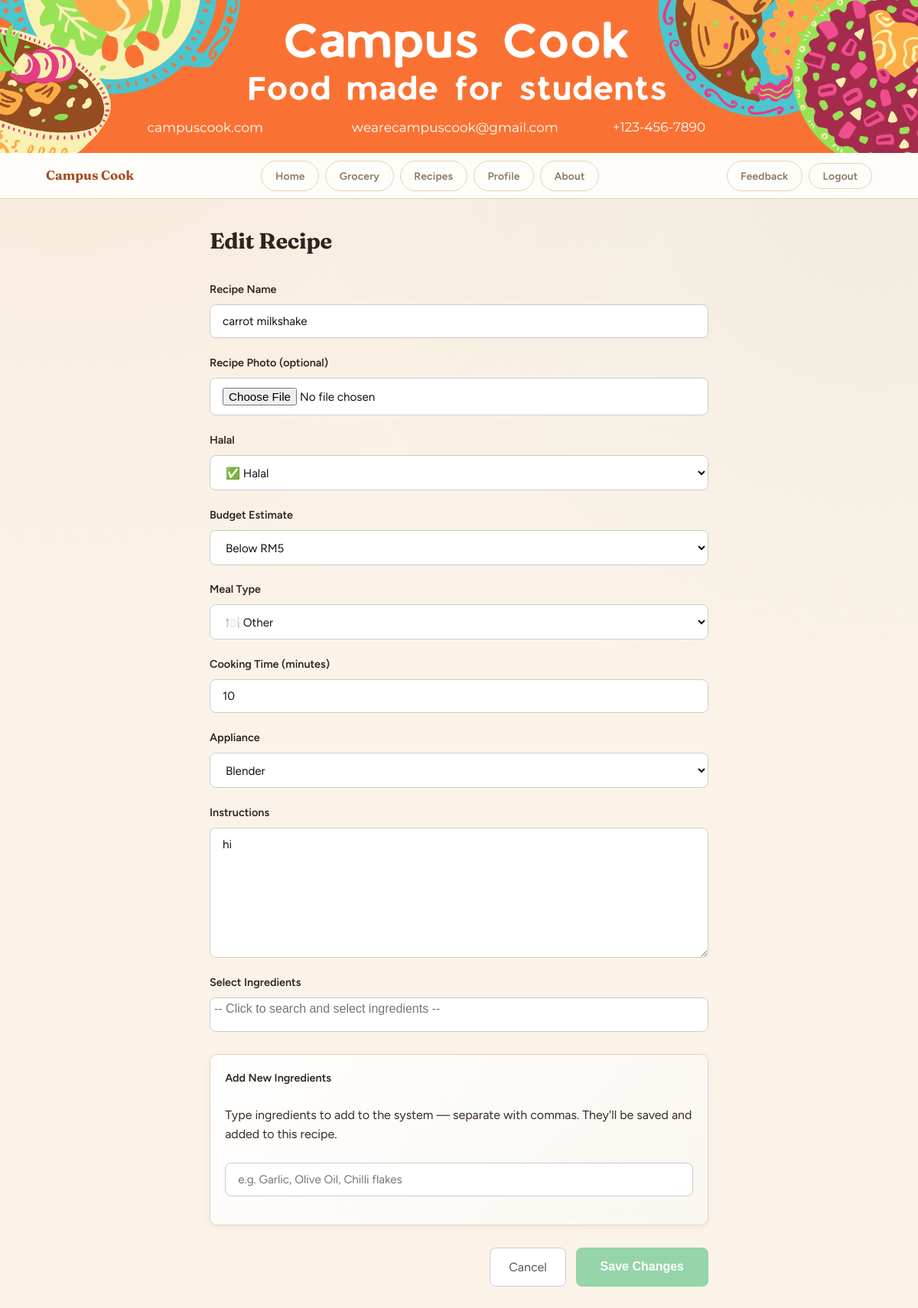
The app's page /recipes/1/edit/ (signed in) with its own data.
### pages/models.py (models this page shows, shortened)
class Recipe(models.Model):
    BUDGET_CHOICES = [
        ('low',    'Below RM5'),
        ('medium', 'RM5 – RM15'),
        ('high',   'Above RM15'),
    ]
    MEAL_TYPE_CHOICES = [
    ('breakfast', 'Breakfast'),
    ('lunch',     'Lunch'),
    ('dinner',    'Dinner'),
    ('snack',     'Snack'),
    ('dessert',   'Dessert'),
    ('drinks',    'Drinks'),
    ('other',     'Other'),
    ]
    meal_type = models.CharField(max_length=20, choices=MEAL_TYPE_CHOICES, default='other')
    name         = models.CharField(max_length=100)
    ingredients  = models.ManyToManyField(
        Ingredient,
        blank=True,
        related_name='recipes'
    )
    cooking_time = models.IntegerField()
    appliance    = models.CharField(max_length=100)
    instructions = models.TextField()
    image        = models.ImageField(upload_to='recipe_images/', null=True, blank=True)
    is_halal     = models.BooleanField(default=True)
    budget       = models.CharField(
        max_length=10, choices=BUDGET_CHOICES, default='low'
    )
    filters      = models.ManyToManyField(RecipeFilter, blank=True)
    user         = models.ForeignKey(
        'pages.AppUser',
        on_delete=models.CASCADE,
        related_name='recipes'
    )

### pages/views.py (the view)
# urls.py: path("recipes/<int:id>/edit/", views.edit_recipe, name="edit_recipe"),
@login_required
def edit_recipe(request, id):
    recipe = get_object_or_404(Recipe, id=id)
    if recipe.user != request.user:
        messages.error(request, "You can only edit recipes you created.")
        return redirect('recipe_detail', id=recipe.id)
    if request.method == 'POST':
        form = RecipeForm(request.POST, request.FILES, instance=recipe)
        if form.is_valid():
            updated_recipe = form.save(commit=False)
            updated_recipe.user = recipe.user
            updated_recipe.save()
            form.save_m2m()
            new_ingredients_str = request.POST.get('new_ingredients', '').strip()
            new_ingredients = []
            if new_ingredients_str:
                for name in new_ingredients_str.split(','):
                    name = name.strip()
                    if name:
                        ing, _ = Ingredient.objects.get_or_create(
                            name__iexact=name,
                            defaults={'name': name},
                        )
                        new_ingredients.append(ing)
            if new_ingredients:
                updated_recipe.ingredients.add(*new_ingredients)
            messages.success(request, f'"{updated_recipe.name}" has been updated!')
            return redirect('recipe_detail', id=updated_recipe.id)
        else:
            messages.error(request, 'Please fix the errors below.')
    else:
        form = RecipeForm(instance=recipe)
    all_ingredients = Ingredient.objects.all().order_by('name')
    return render(request, 'pages/edit_recipe.html', {
        'form': form,
        'recipe': recipe,
        'all_ingredients': all_ingredients,
    })

### pages/forms.py
class RecipeForm(forms.ModelForm):
    ingredients = forms.ModelMultipleChoiceField(
        queryset=Ingredient.objects.all(),
        required=False,
        widget=forms.CheckboxSelectMultiple,
    )
    class Meta:
        model  = Recipe
        fields = ('name', 'cooking_time', 'appliance', 'instructions', 'image', 'ingredients', 'is_halal', 'budget', 'meal_type')

### pages/templates/pages/edit_recipe.html (shortened to what this page needs)
{% extends 'pages/base.html' %}
{% block content %}
<main class="add_recipe">
    <h1>Edit Recipe</h1>
    <form method="POST" action="{% url 'edit_recipe' recipe.id %}" class="recipe_form" enctype="multipart/form-data">
        <div class="form_group">
            <label for="id_name">Recipe Name</label>
            <input
                type="text"
                id="id_name"
                name="name"
                placeholder="e.g. Spicy Fried Rice"
                required
                value="{{ form.name.value|default:'' }}"
            />
        </div>
        <div class="form_group">
            <label for="id_image">Recipe Photo (optional)</label>
            <input type="file" id="id_image" name="image" accept="image/*" class="form_input"/>
        </div>
        <div class="form_group">
            <label for="id_is_halal">Halal</label>
            <select id="id_is_halal" name="is_halal">
                <option value="True" {% if form.is_halal.value != False %}selected{% endif %}>✅ Halal</option>
            </select>
        </div>
        <div class="form_group">
            <label for="id_budget">Budget Estimate</label>
            <select id="id_budget" name="budget">
                <option value="low"    {% if form.budget.value == 'low'    %}selected{% endif %}>Below RM5</option>
            </select>
        </div>
        <div class="form_group">
            <label for="id_meal_type">Meal Type</label>
            <select id="id_meal_type" name="meal_type">
                <option value="other"     {% if form.meal_type.value == 'other'     %}selected{% endif %}>🍽️ Other</option>
            </select>
        </div>
        <div class="form_group">
            <label for="id_cooking_time">Cooking Time (minutes)</label>
            <input
                type="number"
                id="id_cooking_time"
                name="cooking_time"
                placeholder="e.g. 30"
                min="1"
                required
                value="{{ form.cooking_time.value|default:'' }}"
            />
        </div>
        <div class="form_group">
            <label for="id_appliance">Appliance</label>
            <select id="id_appliance" name="appliance" required>
                <option value="blender"   {% if form.appliance.value == 'blender'   %}selected{% endif %}>Blender</option>
            </select>
        </div>
        <div class="form_group">
            <label for="id_instructions">Instructions</label>
            <textarea
                id="id_instructions"
                name="instructions"
                rows="8"
                placeholder="Step 1: ...&#10;Step 2: ...&#10;Step 3: ..."
                required
            >{{ form.instructions.value|default:'' }}</textarea>
        </div>
        <div class="form_group">
            <label for="id_ingredients">Select Ingredients</label>
        </div>
        <div class="form_group new_ingredients_form">
            <label for="new_ingredients">Add New Ingredients</label>
            <p class="form_hint">
                Type ingredients to add to the system — separate with commas.
                They'll be saved and added to this recipe.
            </p>
            <input
                type="text"
                id="new_ingredients"
                name="new_ingredients"
                placeholder="e.g. Garlic, Olive Oil, Chilli flakes"
                class="form_input_full"
            />
        </div>
        <div class="form_actions">
            <a href="{% url 'recipe_detail' recipe.id %}" class="btn_cancel">Cancel</a>
            <button type="submit" class="btn_submit">Save Changes</button>
        </div>
    </form>
</main>
{% endblock %}

### pages/templates/pages/base.html (style rules this page uses)
:root { --cream: #FBF3E8; --cream-deep: #F1E3CE; --paper: #FFFDF9; --tan: #E4D3B4; --tan-soft: #EEE1C9; --brown: #3A2B22; --brown-soft: #8A7561; --sage: #8AA07C; --sage-dark: #52684A; --sage-pale: #EEF3E7; --terracotta: #C1662F; --terracotta-dark: #A24F21; --terracotta-pale: #FBE9DB; --gold: #D9A441; --gold-dark: #B87F1F; --berry: #B4536C; --berry-dark: #964359; --rose: #C1665F; --rose-dark: #9C4C46; --rose-pale: #FBEDEA; --green: var(--sage); --green-mid: var(--sage); --green-dark: var(--sage-dark); --olive: var(--sage-dark); --amber: var(--gold-dark); --red-soft: var(--rose); --radius-sm: 10px; --radius-md: 16px; --radius-lg: 22px; --shadow-sm: 0 2px 10px rgba(58,43,34,0.07); --shadow-md: 0 10px 28px rgba(58,43,34,0.11); }
*, *::before, *::after { box-sizing: border-box; }
body { font-family: 'Figtree', 'Segoe UI', sans-serif; background: var(--cream); background-image: radial-gradient(circle at 8% 0%, rgba(193,102,47,0.07), transparent 40%), radial-gradient(circle at 95% 12%, rgba(82,104,74,0.06), transparent 38%); background-attachment: fixed; color: var(--brown); margin: 0; min-height: 100vh; line-height: 1.6; }
h1, h2, h3 { font-family: 'Fraunces', Georgia, serif; color: var(--brown); font-weight: 600; letter-spacing: -0.01em; }
a { color: var(--terracotta-dark); text-decoration: none; }
main { padding: 2rem; max-width: 960px; margin: 0 auto; }

### pages/templates/pages/edit_recipe.html (style rules this page uses)
.add_recipe { max-width: 700px; margin: 2rem auto; padding: 0 1.5rem 4rem; }
.add_recipe h1 { font-size: 1.8rem; font-weight: 700; color: #2c2520; margin-bottom: 1.8rem; }
.recipe_form { display: flex; flex-direction: column; gap: 1.3rem; }
.form_group { display: flex; flex-direction: column; gap: 0.5rem; }
.form_group label { font-size: 0.9rem; font-weight: 600; color: #2c2520; }
.form_group input[type="text"], .form_group input[type="number"], .form_group input[type="file"], .form_group select, .form_group textarea { padding: 0.75rem 1rem; border: 1.5px solid #ccc; border-radius: 8px; font-size: 0.95rem; color: #111; font-family: inherit; outline: none; transition: border-color 0.2s; background: #fff; }
.form_actions { display: flex; justify-content: flex-end; gap: 0.8rem; padding-top: 0.5rem; }
.btn_submit { padding: 0.75rem 2rem; background: #96D4AA; color: #fff; border: none; border-radius: 8px; font-size: 1rem; font-weight: 600; cursor: pointer; transition: background 0.2s; }
.btn_cancel { padding: 0.75rem 1.5rem; background: #fff; color: #555; border: 1.5px solid #ccc; border-radius: 8px; font-size: 1rem; text-decoration: none; transition: border-color 0.2s, color 0.2s; }
.new_ingredients_form { background: linear-gradient(135deg, #fff 0%, #faf6f0 100%); border: 1.5px solid #e0d5c1; border-radius: 10px; padding: 1.2rem; box-shadow: 0 2px 8px rgba(0, 0, 0, 0.05); }
.form_input_full { width: 100%; padding: 0.6rem 0.9rem; border: 1.5px solid #ccc; border-radius: 7px; font-size: 0.9rem; color: #111; font-family: inherit; outline: none; margin-bottom: 0.6rem; transition: border-color 0.2s; }

### records on screen
Recipe: name "carrot milkshake", budget "Below RM5", meal_type "🍽️ Other", appliance "Blender", instructions "hi"
